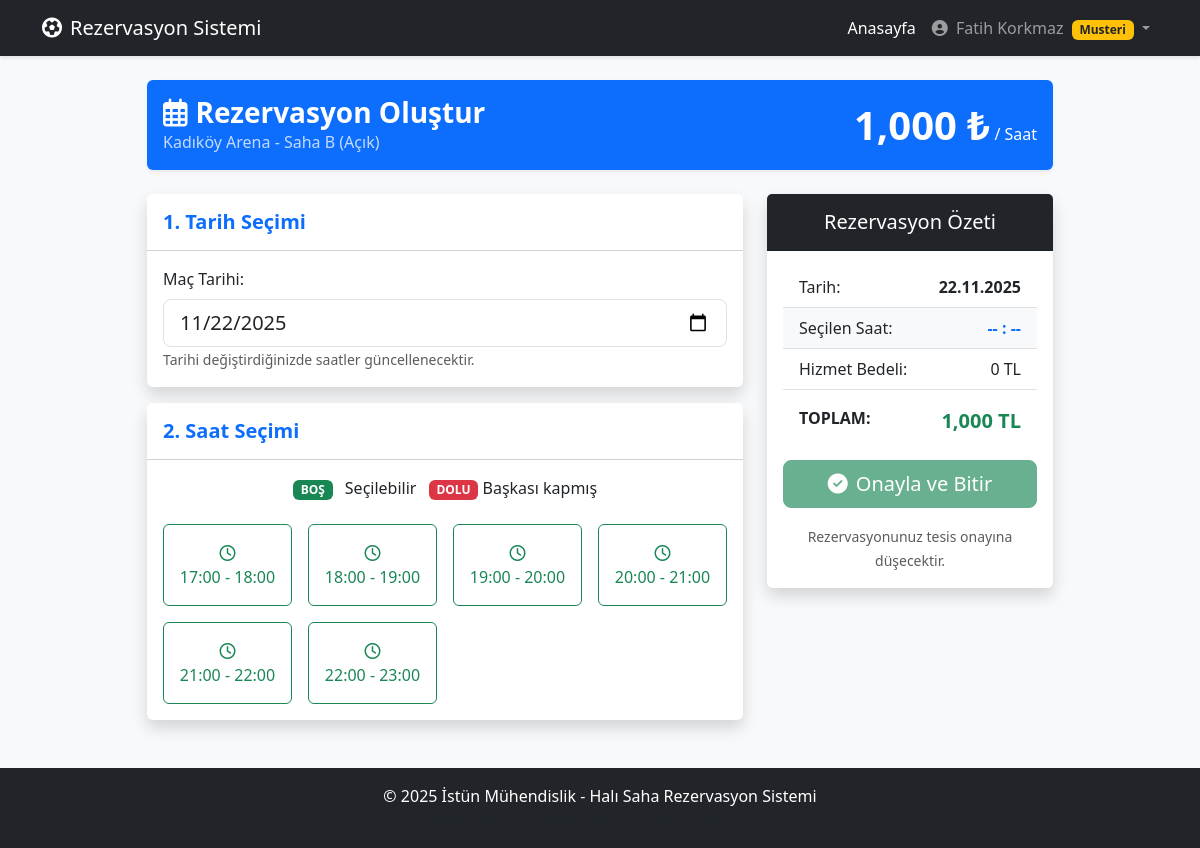
Screenshot of /rezervasyon_yap.php?saha_id=2 (signed in) with the database file from the repository.
### tables this page shows
CREATE TABLE `sahalar` (
  `saha_id` int NOT NULL,
  `tesis_id` int NOT NULL,
  `saha_adi` varchar(100) NOT NULL,
  `zemin_tipi` enum('suni_cim','dogal_cim','hali','parke') DEFAULT 'suni_cim',
  `kapasite` int DEFAULT '14',
  `fiyat_saatlik` decimal(10,2) NOT NULL
);

CREATE TABLE `tesisler` (
  `tesis_id` int NOT NULL,
  `tesis_sahibi_id` int NOT NULL,
  `ilce_id` int NOT NULL,
  `tesis_adi` varchar(200) NOT NULL,
  `adres` text NOT NULL,
  `telefon` varchar(20) DEFAULT NULL,
  `aciklama` text,
  `kapak_resmi` varchar(255) DEFAULT NULL,
  `onay_durumu` tinyint(1) DEFAULT '0',
  `ortalama_puan` float DEFAULT '5'
);

CREATE TABLE `saatbloklari` (
  `saat_id` int NOT NULL,
  `baslangic_saati` time NOT NULL,
  `bitis_saati` time NOT NULL
);

### rezervasyon_yap.php (the view, shortened to what this page needs)
<?php
require_once 'includes/db.php';
include 'includes/header.php';
$saha_id = (int)$_GET['saha_id'];
$secilen_tarih = isset($_GET['tarih']) ? $_GET['tarih'] : date('Y-m-d');
$stmt = $pdo->prepare("CALL sp_SahaDetayGetir(?)");
$stmt->execute([$saha_id]);
$saha = $stmt->fetch();
$tumSaatler = $pdo->query("SELECT * FROM SaatBloklari ORDER BY baslangic_saati ASC")->fetchAll();
$doluSaatlerDizisi = [];
?>
<div class="container mb-5">
    <div class="row justify-content-center">
        <div class="col-md-10">
            <div class="card shadow-sm border-0 mb-4 bg-primary text-white">
                <div class="card-body d-flex justify-content-between align-items-center">
                    <div>
                        <h3 class="fw-bold mb-0"><i class="far fa-calendar-alt me-2"></i>Rezervasyon Oluştur</h3>
                        <p class="mb-0 opacity-75">
                            <?php echo $saha['tesis_adi']; ?> - <?php echo $saha['saha_adi']; ?>
                        </p>
                    </div>
                    <div class="text-end">
                        <span class="display-6 fw-bold"><?php echo number_format($saha['fiyat_saatlik'], 0); ?> ₺</span>
                        <span class="fs-6">/ Saat</span>
                    </div>
                </div>
            </div>
            <div class="row">
                <div class="col-lg-8">
                    <div class="card shadow border-0 mb-3">
                        <div class="card-header bg-white py-3">
                            <h5 class="fw-bold mb-0 text-primary">1. Tarih Seçimi</h5>
                        </div>
                        <div class="card-body">
                            <form action="" method="GET" id="tarihForm">
                                <label class="form-label">Maç Tarihi:</label>
                                <input type="date" name="tarih" class="form-control form-control-lg"
                                       value="<?php echo $secilen_tarih; ?>"
                                       min="<?php echo date('Y-m-d'); ?>"
                                       onchange="document.getElementById('tarihForm').submit()">
                                <small class="text-muted">Tarihi değiştirdiğinizde saatler güncellenecektir.</small>
                            </form>
                        </div>
                    </div>
                    <div class="card shadow border-0">
                        <div class="card-header bg-white py-3">
                            <h5 class="fw-bold mb-0 text-primary">2. Saat Seçimi</h5>
                        </div>
                        <div class="card-body">
                            <p class="text-center mb-4">
                                <span class="badge bg-success me-2">BOŞ</span> Seçilebilir
                                <span class="badge bg-danger ms-2">DOLU</span> Başkası kapmış
                            </p>
                            <div class="row row-cols-2 row-cols-md-3 row-cols-lg-4 g-3">
                                <?php foreach ($tumSaatler as $saat): ?>
                                    <?php
                                        $saat_metni = substr($saat['baslangic_saati'], 0, 5) . " - " . substr($saat['bitis_saati'], 0, 5);
                                        $dolu_mu = in_array($saat['saat_id'], $doluSaatlerDizisi);
                                        $gecmis_mi = false;
                                    ?>
                                    <div class="col">
                                        <?php if ($dolu_mu || $gecmis_mi): ?>
                                            <button class="btn btn-danger w-100 py-3 disabled" style="opacity: 0.6;">
                                                <?php echo $saat_metni; ?><br>
                                                <small><?php echo $gecmis_mi ? 'Geçti' : 'Dolu'; ?></small>
                                            </button>
                                        <?php else: ?>
                                            <button type="button"
                                                    onclick="saatSec(<?php echo $saat['saat_id']; ?>, '<?php echo $saat_metni; ?>')"
                                                    class="btn btn-outline-success w-100 py-3 saat-btn"
                                                    id="btn-<?php echo $saat['saat_id']; ?>">
                                                <i class="far fa-clock mb-1"></i><br>
                                                <?php echo $saat_metni; ?>
                                            </button>
                                        <?php endif; ?>
                                    </div>
                                <?php endforeach; ?>
                            </div>
                        </div>
                    </div>
                </div>
                <div class="col-lg-4 mt-4 mt-lg-0">
                    <div class="card shadow border-0 sticky-top" style="top: 20px;">
                        <div class="card-header bg-dark text-white text-center py-3">
                            <h5 class="mb-0">Rezervasyon Özeti</h5>
                        </div>
                        <div class="card-body">
                            <ul class="list-group list-group-flush mb-3">
                                <li class="list-group-item d-flex justify-content-between">
                                    <span>Tarih:</span>
                                    <strong><?php echo date("d.m.Y", strtotime($secilen_tarih)); ?></strong>
                                </li>
                                <li class="list-group-item d-flex justify-content-between bg-light">
                                    <span>Seçilen Saat:</span>
                                    <strong id="ozetSaat" class="text-primary">-- : --</strong>
                                </li>
                                <li class="list-group-item d-flex justify-content-between">
                                    <span>Hizmet Bedeli:</span>
                                    <span>0 TL</span>
                                </li>
                                <li class="list-group-item d-flex justify-content-between mt-2">
                                    <span class="fw-bold">TOPLAM:</span>
                                    <span class="fw-bold fs-5 text-success"><?php echo number_format($saha['fiyat_saatlik'], 0); ?> TL</span>
                                </li>
                            </ul>
                            <form action="rezervasyon_tamamla.php" method="POST">
                                <div class="d-grid">
                                    <button type="submit" class="btn btn-success btn-lg" id="onayBtn" disabled>
                                        <i class="fas fa-check-circle me-2"></i>Onayla ve Bitir
                                    </button>
                                </div>
                            </form>
                            <div class="text-center mt-3">
                                <small class="text-muted">Rezervasyonunuz tesis onayına düşecektir.</small>
                            </div>
                        </div>
                    </div>
                </div>
            </div>
        </div>
    </div>
</div>
<?php include 'includes/footer.php'; ?>

### includes/header.php (shortened to what this page needs)
<!DOCTYPE html>
<html lang="tr">
<head>
    <link href="https://cdn.jsdelivr.net/npm/bootstrap@5.3.0/dist/css/bootstrap.min.css" rel="stylesheet">
    <link rel="stylesheet" href="https://cdnjs.cloudflare.com/ajax/libs/font-awesome/6.4.0/css/all.min.css">
    <link rel="stylesheet" href="assets/css/badge-notifications.css">
</head>
<body>
<nav class="navbar navbar-expand-lg navbar-dark bg-dark mb-4">
  <div class="container">
    <a class="navbar-brand" href="index.php">
        <i class="fas fa-futbol me-2"></i>Rezervasyon Sistemi
    </a>
    <div class="collapse navbar-collapse" id="navbarNav">
      <ul class="navbar-nav ms-auto">
        <li class="nav-item">
          <a class="nav-link active" href="index.php">Anasayfa</a>
        </li>
        <?php if (isset($_SESSION['kullanici_id'])): ?>
            <li class="nav-item dropdown">
                <a class="nav-link dropdown-toggle" href="#" role="button" data-bs-toggle="dropdown">
                    <i class="fas fa-user-circle me-1"></i>
                    <?php echo htmlspecialchars($_SESSION['ad'] . ' ' . $_SESSION['soyad']); ?>
                    <span class="badge bg-warning text-dark ms-1"><?php echo ucfirst($_SESSION['rol']); ?></span>
                </a>
            </li>
        <?php endif; ?>
      </ul>
    </div>
  </div>
</nav>
<div class="container">

### includes/footer.php (shortened to what this page needs)
</div>
<footer class="bg-dark text-white text-center py-3 mt-5">
    <div class="container">
        <p class="mb-0">&copy; <?php echo date("Y"); ?> İstün Mühendislik - Halı Saha Rezervasyon Sistemi</p>
        <small class="text-muted">Proje Grubu: Murat, Muhammet, Fatih, Yusuf, Eren</small>
    </div>
</footer>
</body>
</html>

### includes/header.php (style rules this page uses)
body { background-color: #f8f9fa; }
.navbar { box-shadow: 0 2px 4px rgba(0,0,0,0.1); }

### rows the page displays
sahalar: tesis.tesis_adi "Kadıköy Arena", saha_adi "Saha B (Açık)", fiyat_saatlik "1,000"
saatbloklari: saat_metni "17:00 - 18:00"
saatbloklari: saat_metni "18:00 - 19:00"
saatbloklari: saat_metni "19:00 - 20:00"
saatbloklari: saat_metni "20:00 - 21:00"
saatbloklari: saat_metni "21:00 - 22:00"
saatbloklari: saat_metni "22:00 - 23:00"

### other values shown
$_SESSION['ad'] . ' ' . $_SESSION['soyad'] "Fatih Korkmaz"
$_SESSION['rol'] "Musteri"
date("d.m.Y", strtotime($secilen_tarih)) "22.11.2025"
